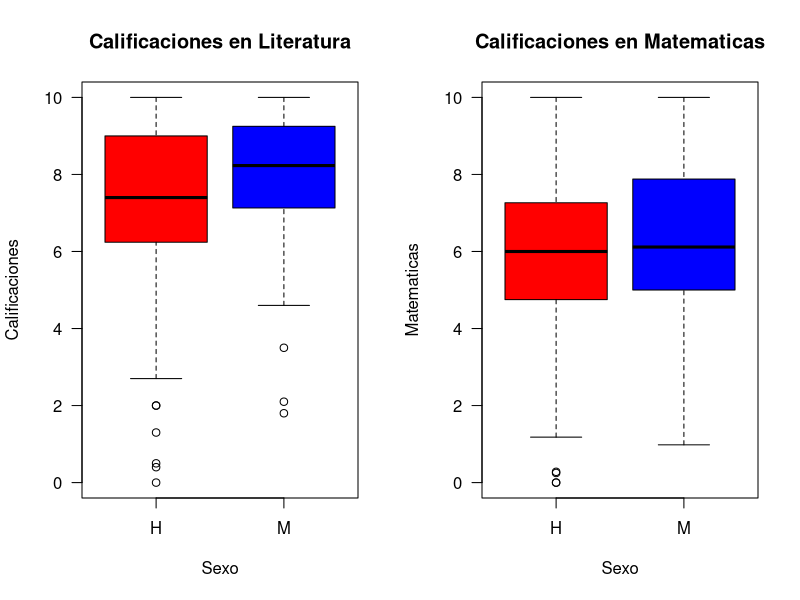
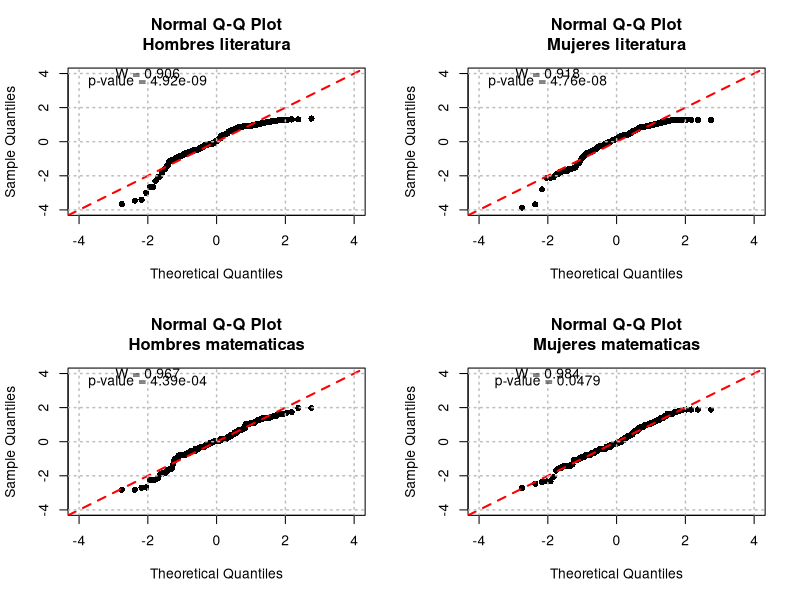
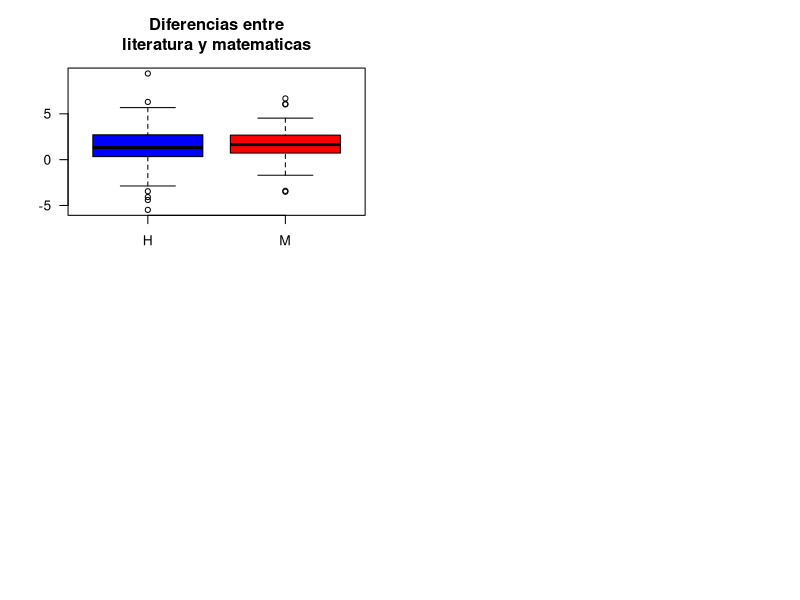
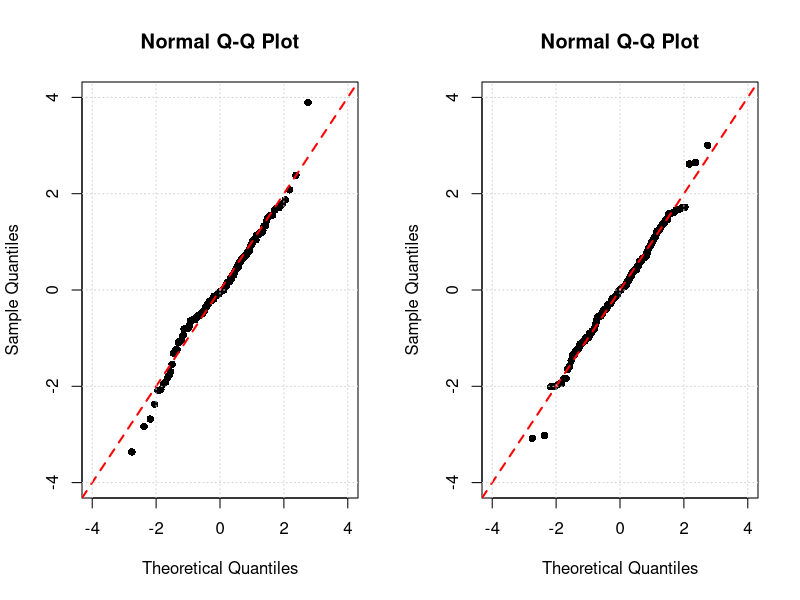

Write R code to recreate these figures, in order.
### Se cargan los datos registrados. 
 datos = read.csv("Calificaciones.csv", sep = ",")

# Se grafican los boxplots de ambas calificaciones en función del género.
par(mfrow = c(1,2))
boxplot(Literatura ~ Sexo, datos, main = "Calificaciones en Literatura", las = 1, col = c("red", "blue"), ylab = "Calificaciones")
boxplot(Matematicas ~ Sexo, datos, main = "Calificaciones en Matematicas", las = 1, col = c("red", "blue"))

# Se separan en cuatro variables diferentes las calificaciones obtenidas por hombres y mujeres en cada una de las asignaturas.
hombres.l = subset(datos[,5], datos[,6] == "H")
mujeres.l = subset(datos[,5], datos[,6] == "M")

hombres.m = subset(datos[,4], datos[,6] == "H")
mujeres.m = subset(datos[,4], datos[,6] == "M")

# Se realiza la prueba de Shapiro-Wilk para cada una de los grupos de datos anteriores.
shapiro.test(hombres.l)
shapiro.test(mujeres.l)
shapiro.test(hombres.m)
shapiro.test(mujeres.m)

# Se grafican los graficos Q-Q para cada grupo de datos y se anotan los resultados obtenidos en la prueba de Shapiro-Wilk.
# Además de una linea y = a + bx con a = 0 y b = 1.
par(mfrow = c(2,2))
qqnorm(scale(hombres.l), pch = 16, xlim = c(-4, 4), ylim = c(-4, 4), main = paste("Normal Q-Q Plot\nHombres literatura"))
abline(a = 0, b = 1, lty = 2, lwd = 2, col = "red")
grid(lwd = 1.5, col = "gray")
text(x = -2, y = 4, labels = paste("W =", 0.906))
text(x = -2, y = 3.5, labels = paste("p-value = 4.92e-09"))

qqnorm(scale(mujeres.l), pch = 16, xlim = c(-4, 4), ylim = c(-4, 4), main = paste("Normal Q-Q Plot\nMujeres literatura"))
abline(a = 0, b = 1, lty = 2, lwd = 2, col = "red")
grid(lwd = 1.5, col = "gray")
text(x = -2, y = 4, labels = paste("W =", 0.918))
text(x = -2, y = 3.5, labels = paste("p-value = 4.76e-08"))

qqnorm(scale(hombres.m), pch = 16, xlim = c(-4, 4), ylim = c(-4, 4), main = paste("Normal Q-Q Plot\nHombres matematicas"))
abline(a = 0, b = 1, lty = 2, lwd = 2, col = "red")
grid(lwd = 1.5, col = "gray")
text(x = -2, y = 4, labels = paste("W =", 0.967))
text(x = -2, y = 3.5, labels = paste("p-value = 4.39e-04"))

qqnorm(scale(mujeres.m), pch = 16, xlim = c(-4, 4), ylim = c(-4, 4), main = paste("Normal Q-Q Plot\nMujeres matematicas"))
abline(a = 0, b = 1, lty = 2, lwd = 2, col = "red")
grid(lwd = 1.5, col = "gray")
text(x = -2, y = 4, labels = paste("W =", 0.984))
text(x = -2, y = 3.5, labels = paste("p-value = 0.0479"))


# Se realiza una prueba de Wilcoxon para comparar las medianas de las calificaciones entre hombres y mujeres en cada asignatura. 
wilcox.test(hombres.l, mujeres.l)
wilcox.test(hombres.m, mujeres.m)


# Se obtienen las diferencias entre las calificaciones de literatura y matemática para hombres y mujeres.
mujeres = mujeres.l - mujeres.m
hombres = hombres.l - hombres.m

# Se grafican la distribución de las diferencias anteriores para hombres y mujeres.
x = list(H = hombres, M = mujeres)
boxplot(x, col = c("blue", "red"), las = 1, main = paste("Diferencias entre\nliteratura y matematicas"))

# Se realiza una prueba de Shapiro-Wilk
shapiro.test(mujeres)
shapiro.test(hombres)

# Se grafican los graficos Q-Q para cada grupo de datos y se anotan los resultados obtenidos en la prueba de Shapiro-Wilk.
# Además de una linea y = a + bx con a = 0 y b = 1.

par(mfrow = c(1,2))
qqnorm(scale(hombres), pch = 16, xlim = c(-4, 4), ylim = c(-4, 4))
abline(a = 0, b = 1, lty = 2, lwd = 2, col = "red")
grid()
qqnorm(scale(mujeres), pch = 16, xlim = c(-4, 4), ylim = c(-4, 4))
abline(a = 0, b = 1, lty = 2, lwd = 2, col = "red")
grid()

# Se realizan las pruebas adecuadas para cada caso.
wilcox.test(hombres, alternative = "less")
t.test(mujeres, alternative = "greater")




